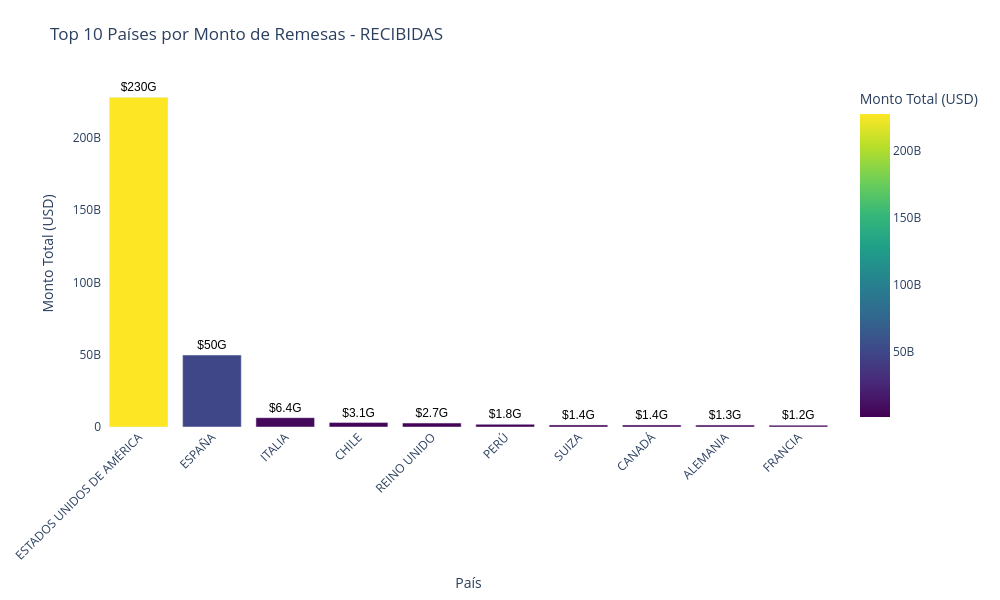

Notebook cell for this chart:
### Code cell
fig = px.bar(top_paises, x='descr_pais', y='monto_USD',
             title='Top 10 Países por Monto de Remesas - RECIBIDAS',
             labels={'descr_pais': 'País', 'monto_USD': 'Monto Total (USD)'},
             color='monto_USD',
             color_continuous_scale='Viridis',
             height=600,  # Altura mayor
             width=1000)  # Ancho mayor

fig.update_layout(
    margin=dict(l=40, r=40, t=80, b=100),  # Márgenes ajustados
    xaxis_tickangle=-45,
    plot_bgcolor='white',
    paper_bgcolor='white'
)
fig.update_traces(
    texttemplate='%{y:$.2s}',  # Formato compacto: $1.2M, $3.4B, etc.
    textposition='outside',
    textfont=dict(size=12, color='black', family='Arial')
)

fig.show()

### Figure 1 — Plotly figure (JSON) as saved in the notebook; plotly's stock layout.template omitted (floating-point values rounded to 4 significant figures)
{"data": [{"hovertemplate": "País=%{x}<br>Monto Total (USD)=%{marker.color}<extra></extra>", "legendgroup": "", "marker": {"color": [227800000000.0, 49710000000.0, 6444000000.0, 3074000000.0, 2715000000.0, 1833000000.0, 1432000000.0, 1377000000.0, 1315000000.0, 1236000000.0], "coloraxis": "coloraxis", "pattern": {"shape": ""}}, "name": "", "orientation": "v", "showlegend": false, "textfont": {"color": "black", "family": "Arial", "size": 12}, "textposition": "outside", "texttemplate": "%{y:$.2s}", "type": "bar", "x": ["ESTADOS UNIDOS DE AMÉRICA", "ESPAÑA", "ITALIA", "CHILE", "REINO UNIDO", "PERÚ", "SUIZA", "CANADÁ", "ALEMANIA", "FRANCIA"], "xaxis": "x", "y": [227800000000.0, 49710000000.0, 6444000000.0, 3074000000.0, 2715000000.0, 1833000000.0, 1432000000.0, 1377000000.0, 1315000000.0, 1236000000.0], "yaxis": "y"}], "layout": {"barmode": "relative", "coloraxis": {"colorbar": {"title": {"text": "Monto Total (USD)"}}, "colorscale": [[0, "#440154"], [0.1111, "#482878"], [0.2222, "#3e4989"], [0.3333, "#31688e"], [0.4444, "#26828e"], [0.5556, "#1f9e89"], [0.6667, "#35b779"], [0.7778, "#6ece58"], [0.8889, "#b5de2b"], [1, "#fde725"]]}, "height": 600, "legend": {"tracegroupgap": 0}, "margin": {"b": 100, "l": 40, "r": 40, "t": 80}, "paper_bgcolor": "white", "plot_bgcolor": "white", "title": {"text": "Top 10 Países por Monto de Remesas - RECIBIDAS"}, "width": 1000, "xaxis": {"anchor": "y", "domain": [0, 1], "tickangle": -45, "title": {"text": "País"}}, "yaxis": {"anchor": "x", "domain": [0, 1], "title": {"text": "Monto Total (USD)"}}}}
